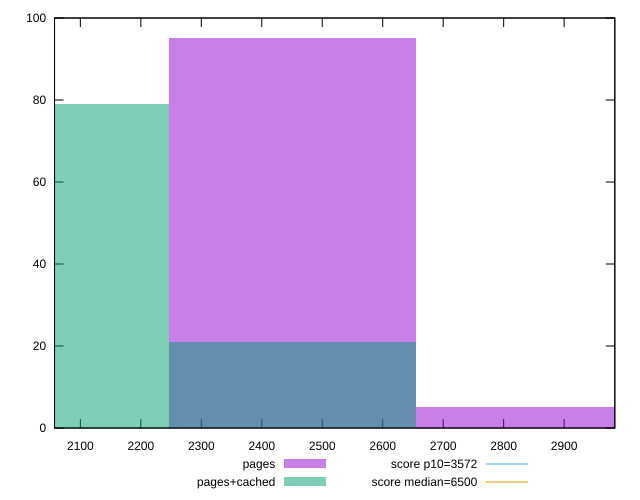

gnuplot code for this plot:
reset

$pages <<EOF
2450.7386589500916 95
2859.19510210844 5
EOF

$pagesCached <<EOF
2450.7386589500916 21
2042.2822157917428 79
EOF

set key outside below
set boxwidth 408.4564431583486
set xrange [2057.28075:2983.837]
set yrange [0:100]
set trange [0:100]
set style fill transparent solid 0.5 noborder

set parametric
set terminal svg size 640, 500 enhanced background rgb 'white'
set output "report_00018_2021-02-10T15-25-16.877Z/first-cpu-idle/comparison/histogram/0_vs_1.svg"

plot $pages title "pages" with boxes, \
     $pagesCached title "pages+cached" with boxes, \
     3572,t title "score p10=3572", \
     6500,t title "score median=6500"

reset
